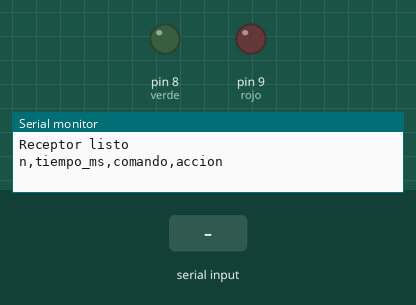
Recording of a sketch running on a simulated Arduino Uno, built with avr-gcc and run on an emulated ATmega328P. On the bench: output pins drawn as LEDs (lit = HIGH), the last lines printed to the serial monitor. The test bench sets the inputs (shaded band).

Above: at 1.2 s.
1.3 s: "1" received over the second serial link
At 2.1 s:
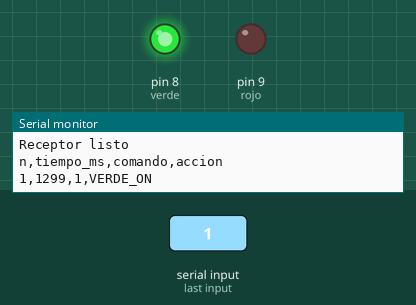
2.8 s: "2" received over the second serial link
At 3.2 s:
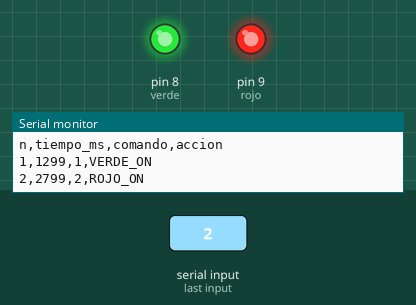
4.3 s: "0" received over the second serial link
At 5.6 s:
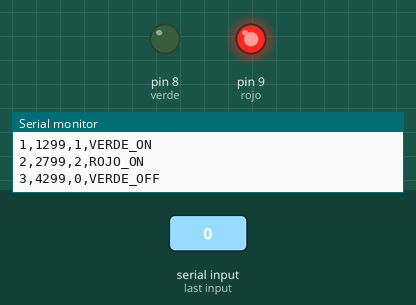
Timing chart, 0 to 7.3 s (numbered marks = the images above; inputs shaded):
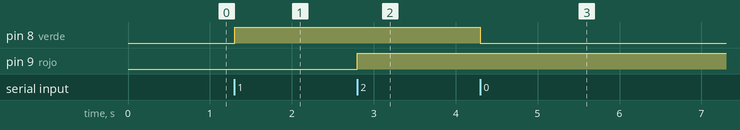

The sketch:

receptor.ino
```cpp
/*
  Receptor (Arduino 2) - Placa que recibe los comandos "por Bluetooth"
  Internet de las Cosas - Entrega 2 - Politécnico Grancolombiano

  Este Arduino ocupa el lugar de la placa conectada al módulo HC-05. Recibe un
  carácter por el enlace emulado (SoftwareSerial), enciende o apaga el LED
  correspondiente y responde con 'K' como confirmación (ACK).

  Conexiones:
    pin 2 (RX) <- pin 3 (TX) del emisor
    pin 3 (TX) -> pin 2 (RX) del emisor
    pin 8 -> resistencia 220 ohm -> LED verde -> GND
    pin 9 -> resistencia 220 ohm -> LED rojo  -> GND

  Comandos: 1 = verde ON, 0 = verde OFF, 2 = rojo ON, 3 = rojo OFF

  Salida (CSV): n,tiempo_ms,comando,accion
*/

#include <SoftwareSerial.h>

SoftwareSerial enlace(2, 3);   // RX, TX del enlace emulado
int verde = 8;                 // LED verde
int rojo = 9;                  // LED rojo
int recibidos = 0;             // contador de comandos recibidos

void setup() {
  pinMode(verde, OUTPUT);
  pinMode(rojo, OUTPUT);
  Serial.begin(9600);          // Monitor Serie
  enlace.begin(4800);          // misma velocidad que el emisor
  Serial.println("Receptor listo");
  Serial.println("n,tiempo_ms,comando,accion");
}

void loop() {
  if (enlace.available()) {
    char c = enlace.read();

    // Ejecutar el comando recibido
    String accion = "DESCONOCIDO";
    if (c == '1') { digitalWrite(verde, HIGH); accion = "VERDE_ON"; }
    if (c == '0') { digitalWrite(verde, LOW);  accion = "VERDE_OFF"; }
    if (c == '2') { digitalWrite(rojo, HIGH);  accion = "ROJO_ON"; }
    if (c == '3') { digitalWrite(rojo, LOW);   accion = "ROJO_OFF"; }

    // Registrar el evento en el Monitor Serie
    recibidos++;
    Serial.print(recibidos); Serial.print(",");
    Serial.print(millis());  Serial.print(",");
    Serial.print(c);         Serial.print(",");
    Serial.println(accion);

    delay(10);                 // pausa antes de confirmar
    enlace.write('K');         // confirmación (ACK)
  }
}
```

Measured:
- after the input at 1.3 s, pin 8 (verde): LOW → HIGH at once
- after the input at 2.8 s, pin 9 (rojo): LOW → HIGH at once
- after the input at 4.3 s, pin 8 (verde): HIGH → LOW at once
